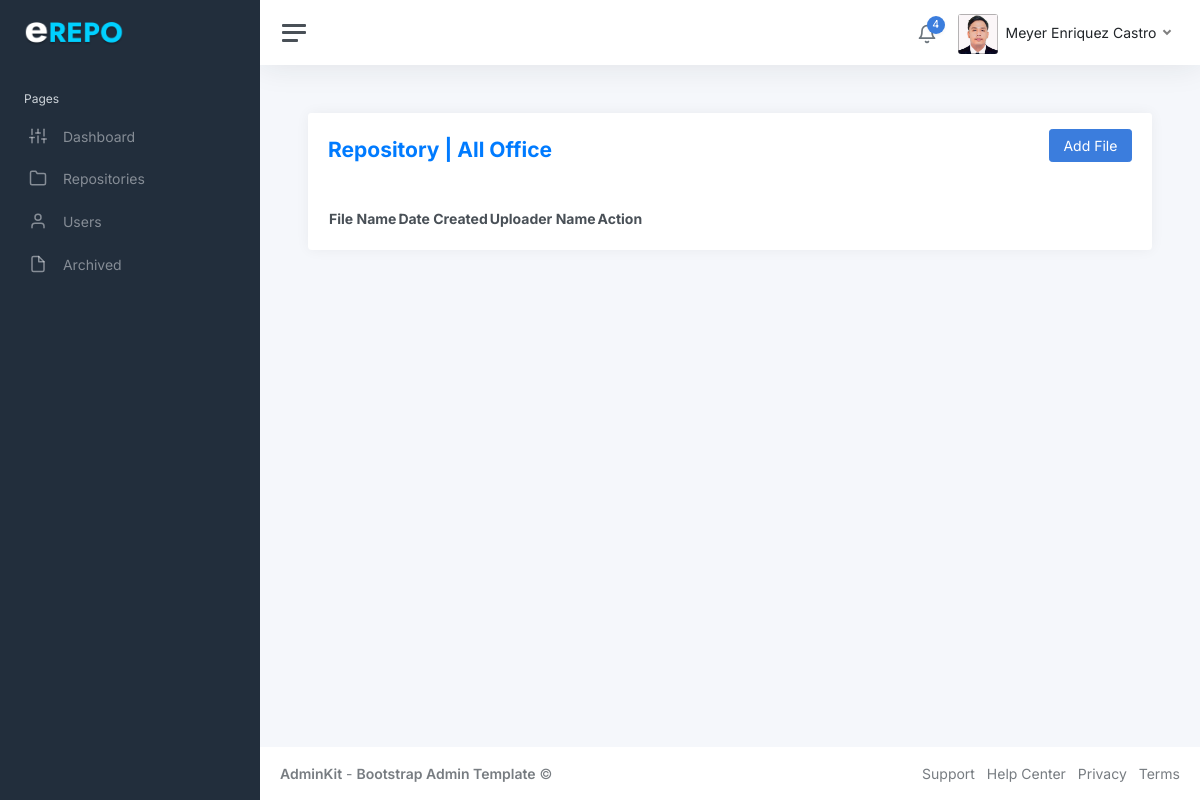
The page /frontend/repository_file.php?repo_id=4 (signed in) on the database as committed earlier.
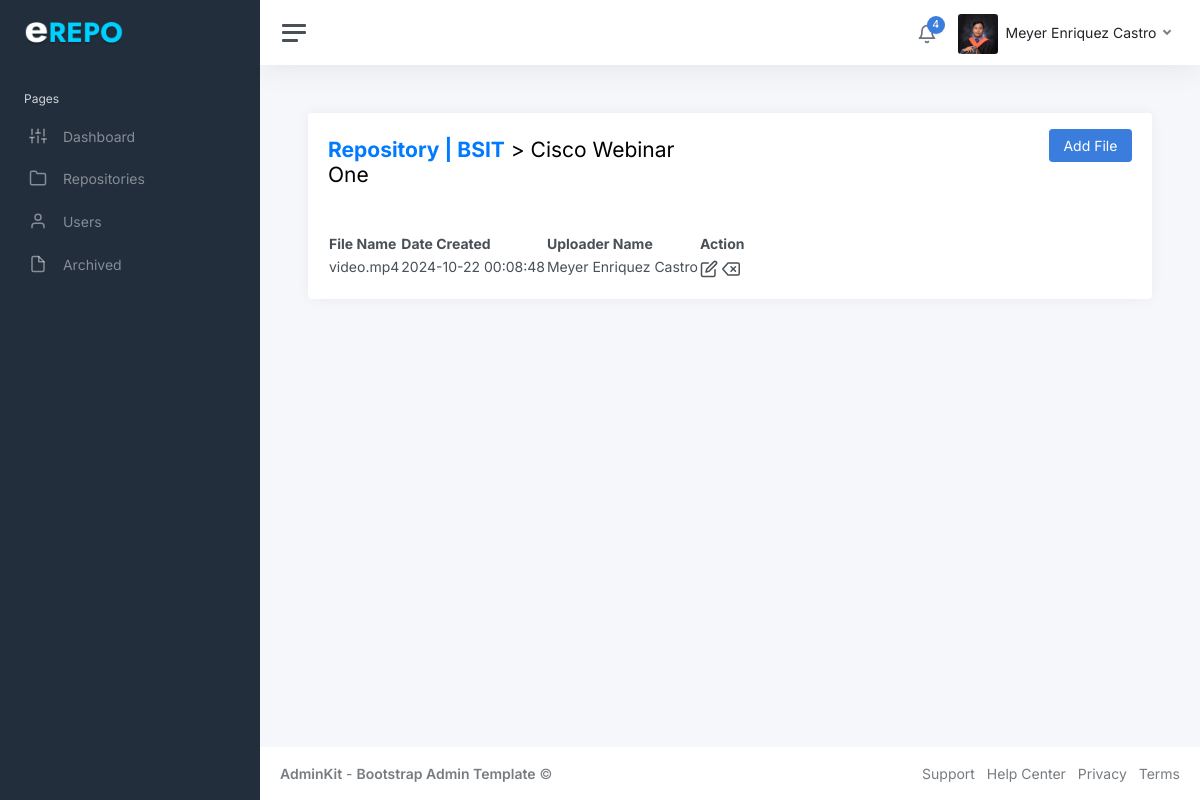
The same page on the database as committed later.
### tables this page shows
CREATE TABLE `users` (
  `id` int(11) NOT NULL,
  `full_name` varchar(100) NOT NULL,
  `email` varchar(100) NOT NULL,
  `password` varchar(255) NOT NULL,
  `profile_picture` varchar(255) DEFAULT NULL,
  `accesstype_id` int(11) DEFAULT NULL,
  `office_id` int(11) DEFAULT NULL,
  `dateCreated` timestamp NOT NULL DEFAULT current_timestamp()
);

CREATE TABLE `offices` (
  `office_id` int(11) NOT NULL,
  `officeName` varchar(200) NOT NULL,
  `officeCode` varchar(50) NOT NULL
);

CREATE TABLE `repo_folder` (
  `repo_id` int(11) NOT NULL,
  `title` varchar(200) NOT NULL,
  `dateCreated` timestamp NOT NULL DEFAULT current_timestamp() ON UPDATE current_timestamp(),
  `user_id` int(11) NOT NULL,
  `office_id` int(11) NOT NULL
);

CREATE TABLE `repo_file` (
  `file_id` int(11) NOT NULL,
  `original_file_name` varchar(255) NOT NULL,
  `dateUploaded` timestamp NOT NULL DEFAULT current_timestamp() ON UPDATE current_timestamp(),
  `user_id` int(11) NOT NULL,
  `repo_id` int(11) NOT NULL,
  `saved_file_name` varchar(255) NOT NULL,
  `file_type` varchar(50) NOT NULL
);

### backend/function.php (called while the page is built, shortened)
<?php
function OfficeName($id){
    global $conn;
    $query = 'SELECT officeCode FROM offices WHERE office_id=?';
    $stmt = $conn->prepare($query);
    $stmt->bind_param('i', $id);
    $stmt->execute();
    $stmt->bind_result($officeName);
    return $officeName;
}
function UploaderName($id) {
    global $conn;
    $query = 'SELECT full_name FROM users WHERE id = ?';
    $stmt = $conn->prepare($query);
    $stmt->bind_param('i', $id);
    $stmt->execute();
    $stmt->bind_result($fullName);
    return $fullName;
}
?>

### frontend/repository_file.php (the view, shortened to what the changed rows need)
<?php include'../backend/session.php';
include '../backend/db.php';
include "../backEnd/function.php";
?>
<!DOCTYPE html>
<html lang="en">
<head>
	<link rel="stylesheet" href="https://stackpath.bootstrapcdn.com/bootstrap/4.5.2/css/bootstrap.min.css">
	<link rel="stylesheet" href="https://cdn.datatables.net/1.13.1/css/jquery.dataTables.min.css">
	<link href="../static/css/app.css" rel="stylesheet">
</head>
<body>
	<div class="wrapper">
		<div class="main">
        <?php include'header-nav.php';?>
			<main class="content">
				<div class="container-fluid p-0">
					<div class="row">
						<div class="col-12">
							<div class="card">
								<div class="card-header">
									<div class="row">
										<div class="col-6">
										<h1 class="h3 mt-2">
    <strong>
        <a href="repository.php" style="text-decoration: none; color: #007BFF; font-weight: bold;">
            Repository |
        </a>
    </strong>
    <?php
    if (isset($_SESSION['id'])) {
        $user_id = $_SESSION['id'];
        $query = "SELECT * FROM users WHERE id = '$user_id'";
        $result = $conn->query($query);
        if ($result->num_rows == 1) {
            $user_data = $result->fetch_assoc();
            $office_id = $user_data['office_id'];
            if ($office_id == 0) {
                echo '<a href="repository.php" style="text-decoration: none; color: #007BFF; font-weight: bold;">All Offices</a>';
            } else {
                echo '<a href="repository.php" style="text-decoration: none; color: #007BFF; font-weight: bold;">' . officeName($user_data['office_id']) . '</a>';
            }
            $repo_query = "SELECT title FROM repo_folder WHERE user_id = '$user_id' LIMIT 1";
            $repo_result = $conn->query($repo_query);
            $repo_title = "";
            if ($repo_result->num_rows > 0) {
                $repo_data = $repo_result->fetch_assoc();
                $repo_title = htmlspecialchars($repo_data['title']);
            }
            if ($repo_title) {
                echo ' > ' . $repo_title ;
            }
        }
    }
    ?>
</h1>
										</div>
									</div>
								</div>
								<div class="card-body">
								<div class="table-responsive">
								<table id="usersTable" class="display">
        <thead>
            <tr>
                <th>File Name</th>
                <th>Date Created</th>
				<th>Uploader Name</th>
                <th>Action</th>
            </tr>
        </thead>
        <tbody>
		<?php
if (isset($_SESSION['repo_id'])) {
    $repo_id = $_SESSION['repo_id'];
    $query = "SELECT * FROM repo_file WHERE repo_id = '$repo_id'";
    $result = $conn->query($query);
    if ($result && $result->num_rows > 0) {
        while ($repo_data = $result->fetch_assoc()) {
            echo '<tr>
                <td>' . htmlspecialchars($repo_data['original_file_name']) . '</td>
                <td>' . htmlspecialchars($repo_data['dateUploaded']) . '</td>
                <td>' . htmlspecialchars(UploaderName($repo_data['user_id'])) . '</td>
                <td>
                    <i class="align-middle" type="button" data-bs-toggle="modal"
                       data-bs-target="#editModal"
                       onclick="event.stopPropagation(); setEditUserData(' . $repo_data['file_id'] . ', \'' . addslashes($repo_data['original_file_name']) . '\')"
                       data-feather="edit"></i>
                    <i class="align-middle" type="button" data-bs-toggle="modal"
                       data-bs-target="#deleteUserModal"
                       onclick="event.stopPropagation(); setDeleteFolderId(' . htmlspecialchars($repo_data['file_id'], ENT_QUOTES) . ')"
                       data-feather="delete"></i>
                </td>
            </tr>';
        }
    }
}
?>
        </tbody>
    </table>
	</div>
								</div>
							</div>
						</div>
					</div>
				</div>
			</main>
		</div>
	</div>
</body>
</html>

### frontend/header-nav.php (shortened to what the changed rows need)
<?php
$stmt = $conn->prepare("SELECT * FROM users WHERE id = ?");
$stmt->bind_param("i", $_SESSION['id']);
$stmt->execute();
$result = $stmt->get_result();
$user = $result->fetch_assoc();
?>
<nav class="navbar navbar-expand navbar-light navbar-bg">
				<div class="navbar-collapse collapse">
					<ul class="navbar-nav navbar-align">
						<li class="nav-item dropdown">
                <a class="nav-link dropdown-toggle d-none d-sm-inline-block" href="#" data-bs-toggle="dropdown">
				<img src="../backend/<?php echo $user['profile_picture']; ?>"
     			class="avatar img-fluid rounded me-1"
    			alt="Profile Picture"
     			onerror="this.onerror=null; this.src='../backend/default.jpg';" />
                    <span class="text-dark"><?php echo htmlspecialchars($user['full_name']); ?></span>
                </a>
            </li>
        </ul>
    </div>
</nav>

Rows that differ between the two databases and show on the page:
changed users "Meyer Enriquez Castro": profile_picture: a different picture; office.officeCode "All Office" → "BSIT"
added repo_folder: title "Cisco Webinar One"
added repo_file: original_file_name "video.mp4", dateUploaded "2024-10-22 00:08:48", user.full_name "Meyer Enriquez Castro"
